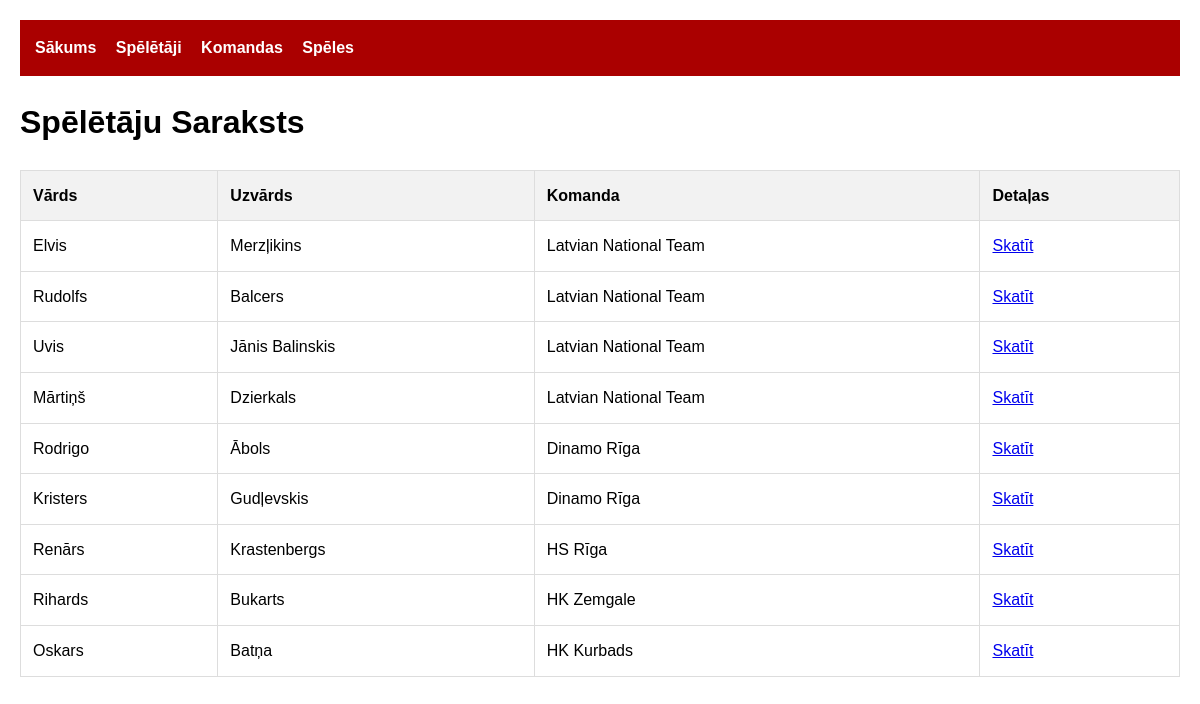
Page /players on the earlier database version.
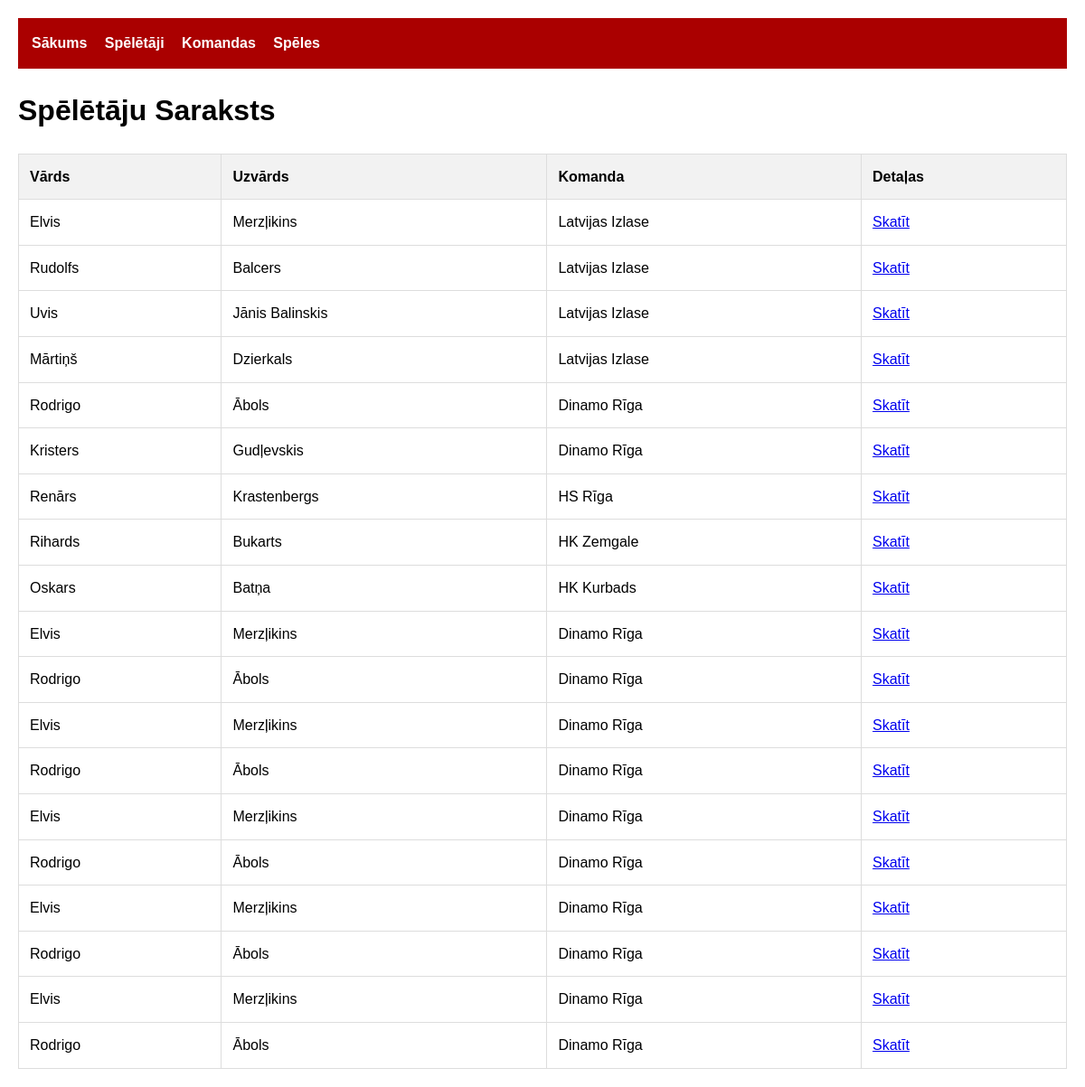
Same page on the later database version.
### tables this page shows
CREATE TABLE Players (
    player_id INTEGER PRIMARY KEY AUTOINCREMENT,
    first_name TEXT NOT NULL,
    last_name TEXT NOT NULL,
    birth_date TEXT,
    position TEXT CHECK(position IN ('Goalie', 'Defenseman', 'Forward')),
    jersey_number INTEGER,
    team_id INTEGER,
    is_nhl_player BOOLEAN DEFAULT 0,
    FOREIGN KEY (team_id) REFERENCES Teams(team_id)
);

CREATE TABLE Teams (
    team_id INTEGER PRIMARY KEY AUTOINCREMENT,
    name TEXT NOT NULL,
    city TEXT NOT NULL,
    league TEXT NOT NULL,
    founded_year INTEGER,
    arena TEXT
);

### app.py (the view)
@app.route('/players')
def players():
    conn = sqlite3.connect('hockey.db')
    conn.row_factory = sqlite3.Row
    players = conn.execute('''
        SELECT p.*, t.name as team_name
        FROM Players p
        LEFT JOIN Teams t ON p.team_id = t.team_id
    ''').fetchall()
    conn.close()
    return render_template('players.html', players=players)

### templates/players.html
{% extends "base.html" %}
{% block content %}
<h1>Spēlētāju Saraksts</h1>
<table>
    <tr>
        <th>Vārds</th>
        <th>Uzvārds</th>
        <th>Komanda</th>
        <th>Detaļas</th>
    </tr>
    {% for player in players %}
    <tr>
        <td>{{ player.first_name }}</td>
        <td>{{ player.last_name }}</td>
        <td>{{ player.team_name or 'Nav komandas' }}</td>
        <td><a href="{{ url_for('player_detail', player_id=player.player_id) }}">Skatīt</a></td>
    </tr>
    {% endfor %}
</table>
{% endblock %}

Differences in the rows shown:
changed through a linked row, Players (number 1 of 19 on the later page): name "Latvian National Team" → "Latvijas Izlase"
changed through a linked row, Players "Rudolfs": name "Latvian National Team" → "Latvijas Izlase"
changed through a linked row, Players "Uvis": name "Latvian National Team" → "Latvijas Izlase"
changed through a linked row, Players "Mārtiņš": name "Latvian National Team" → "Latvijas Izlase"
added Players: first_name "Elvis", last_name "Merzļikins", name "Dinamo Rīga"
added Players: first_name "Rodrigo", last_name "Ābols", name "Dinamo Rīga"
added Players: first_name "Elvis", last_name "Merzļikins", name "Dinamo Rīga"
added Players: first_name "Rodrigo", last_name "Ābols", name "Dinamo Rīga"
added Players: first_name "Elvis", last_name "Merzļikins", name "Dinamo Rīga"
added Players: first_name "Rodrigo", last_name "Ābols", name "Dinamo Rīga"
added Players: first_name "Elvis", last_name "Merzļikins", name "Dinamo Rīga"
added Players: first_name "Rodrigo", last_name "Ābols", name "Dinamo Rīga"
added Players: first_name "Elvis", last_name "Merzļikins", name "Dinamo Rīga"
added Players: first_name "Rodrigo", last_name "Ābols", name "Dinamo Rīga"
